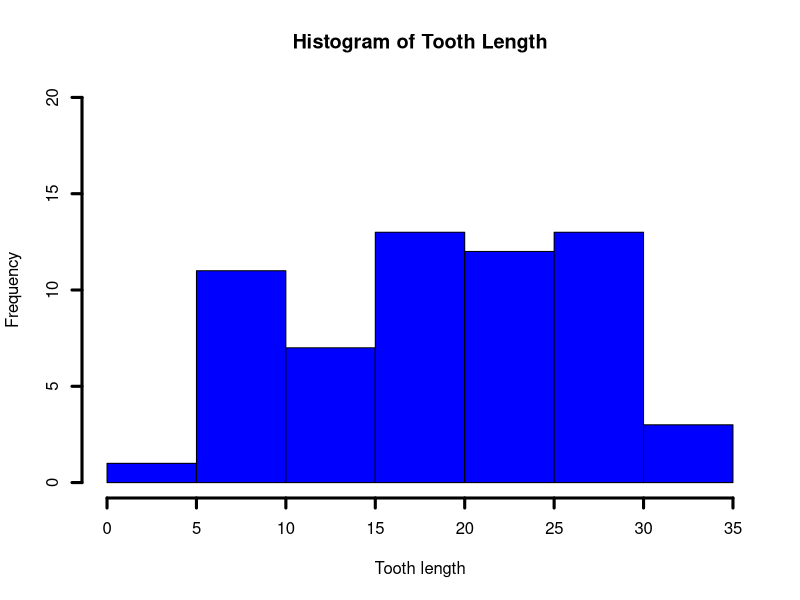
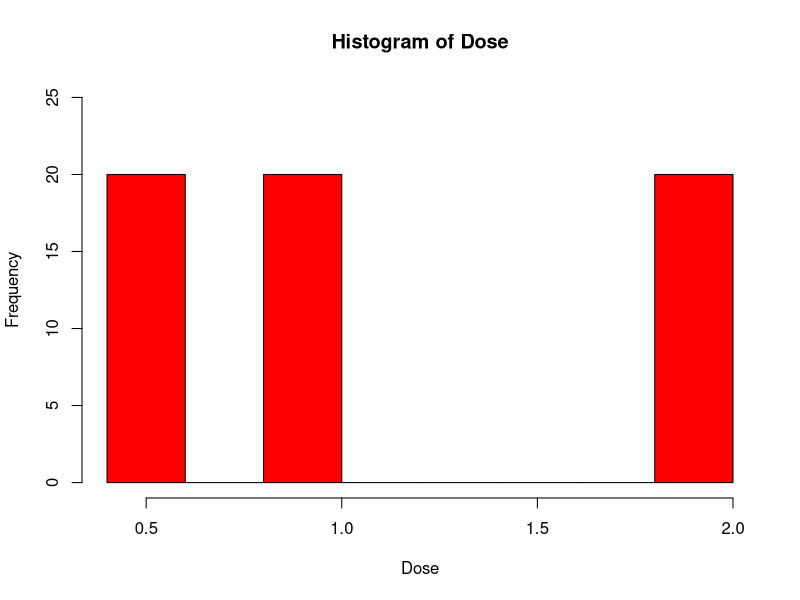
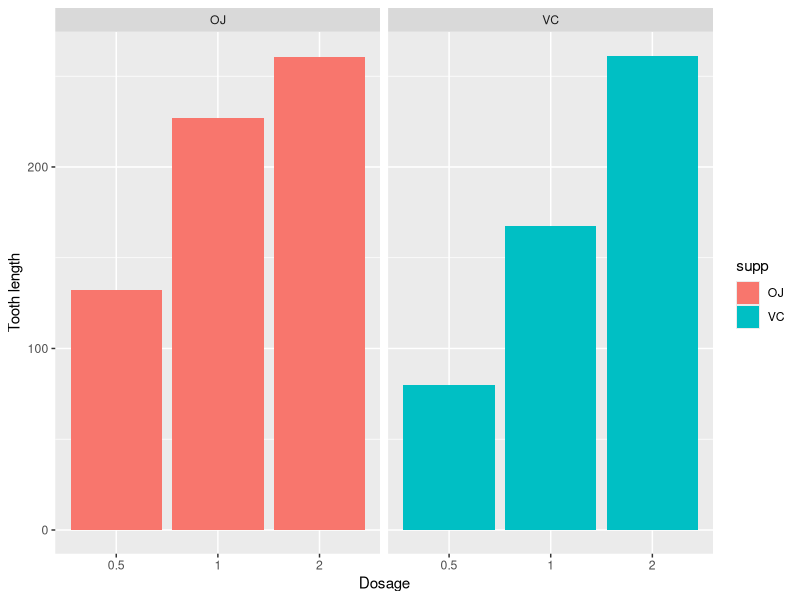
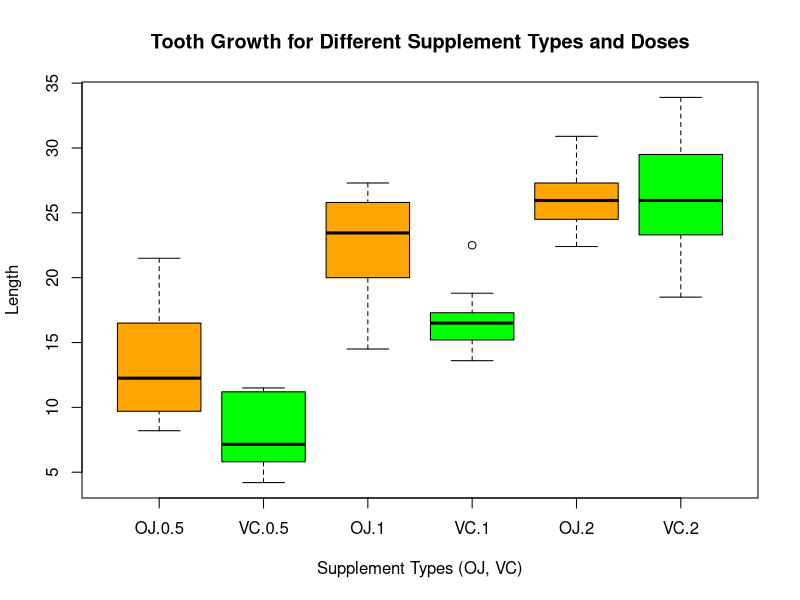

Source code (R) for these figures, in order: (Note: this script raises an error after producing the figures.)
## ---- chunk 1
knitr::opts_chunk$set(echo = TRUE)
## ---- chunk 2
library(datasets)
data("ToothGrowth")
library(ggplot2)
## ---- chunk 3
#How the dataset loks like
head(ToothGrowth)
## ---- chunk 4
#Type of data and types of variables
str(ToothGrowth)
## ---- chunk 5
#Observations and Summary 
table(ToothGrowth$dose, ToothGrowth$supp)
print("---------------------------------")
print(summary(ToothGrowth))

## ---- chunk 6
#Histogram of Tooth Length
hist(ToothGrowth$len, main = "Histogram of Tooth Length",xlab = "Tooth length", ylab = "Frequency",
     ylim = c(0,20),col  = "blue", lwd  = 3)
## ---- chunk 7
#Histogram of Dose
hist(ToothGrowth$dose, main = "Histogram of Dose", xlab = "Dose", ylab = "Frequency",
     ylim = c(0,25), col  = "red",slwd  = 1)
## ---- chunk 8
ggplot(data=ToothGrowth, aes(x=as.factor(dose), y=len, fill=supp,)) +
    geom_bar(stat="identity") +
    facet_grid(. ~ supp) +
    xlab("Dosage") +
    ylab("Tooth length")


## ---- chunk 9
boxplot(len~supp+dose, data = ToothGrowth,
        main = "Tooth Growth for Different Supplement Types and Doses",
        xlab = "Supplement Types (OJ, VC)", ylab = "Length",
        col  = c("orange","green"))
## ---- chunk 10
# Let's perform t-test
t.test(len ~ supp, paired = FALSE, var.equal = FALSE, data = ToothGrowth)
## ---- chunk 11
t.test(len ~ supp, ToothGrowth[ToothGrowth$dose == .5, ])
t.test(len ~ supp, ToothGrowth[ToothGrowth$dose == 1, ])
t.test(len ~ supp, ToothGrowth[ToothGrowth$dose == 2, ])
## ---- chunk 12
dose.one <- subset(ToothGrowth, dose %in% c(0.5, 1.0))
dose.two <- subset(ToothGrowth, dose %in% c(1.0, 2.0))
dose.three <- subset(ToothGrowth, dose %in% c(0.5, 2.0))
## ---- chunk 13
t.test(len ~ dose, paired=F, var.equal=F, data=dose.one)
t.test(len ~ dose, paired=F, var.equal=F, data=dose.two)
t.test(len ~ dose, paired=F, var.equal=F, data=dose.three)
